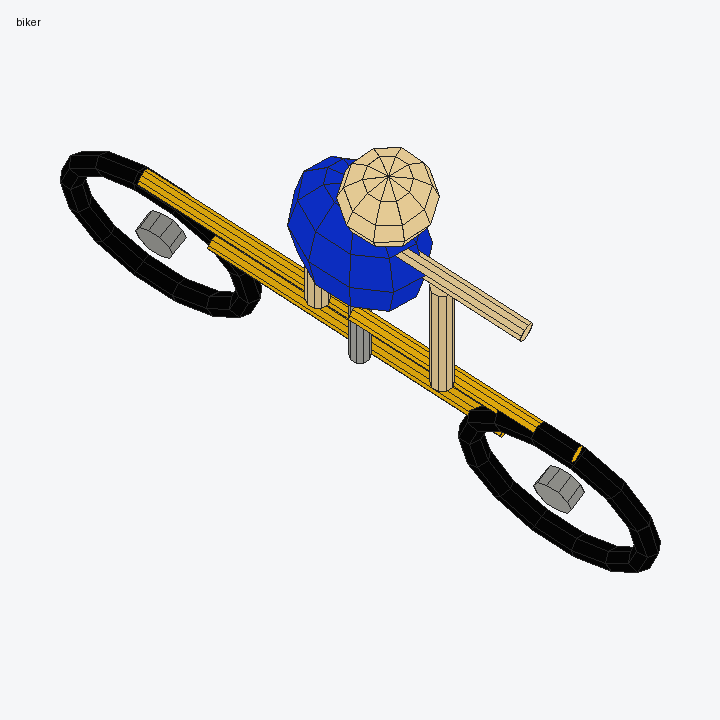
#> input picture porce_runtime/XYT-xabi-yolo-telemetry/_visual_review/biker.png, 720 x 720 px
$ python -i prepare_common_inputs.py   (imports and definitions only)
#> lines starting #> are read from the running program, lines starting #| are printed output that depends on the picture
#> further down, picture is the input picture: PIL image 720x720 RGB; mean R, G, B 226.2, 226.1, 226.8
from __future__ import annotations

import csv
from pathlib import Path

from collections import deque

from PIL import Image, ImageOps


ROOT = Path(__file__).resolve().parents[2]
SRC = ROOT / "XYT-xabi-yolo-telemetry" / "_visual_review"
OUT = ROOT.parent / "papers" / "semantic_proxy_3d" / "experiments_root" / "sppa_sota_benchmark" / "inputs"

OBJECTS = [
    ("cow", "cow"),
    ("biker", "bicycle with rider"),
    ("tree", "tree"),
    ("car", "car"),
    ("truck", "truck"),
    ("tractor", "tractor"),
]


def fit_square(image: Image.Image, size: int = 512) -> Image.Image:
#> called with size = 512
    image = ImageOps.exif_transpose(image).convert("RGBA")
    bbox = image.getbbox()
#> bbox = (0, 0, 720, 720)
    if bbox:
        image = image.crop(bbox)

    # Preserve the source aspect ratio and place it on a clean white square.
    image.thumbnail((size - 32, size - 32), Image.Resampling.LANCZOS)
#> image: PIL image 480x480 RGBA
    canvas = Image.new("RGBA", (size, size), (255, 255, 255, 255))
#> canvas: PIL image 512x512 RGBA; every value is 255
    x = (size - image.width) // 2
#> x = 16
    y = (size - image.height) // 2
#> y = 16
    canvas.alpha_composite(image, (x, y))
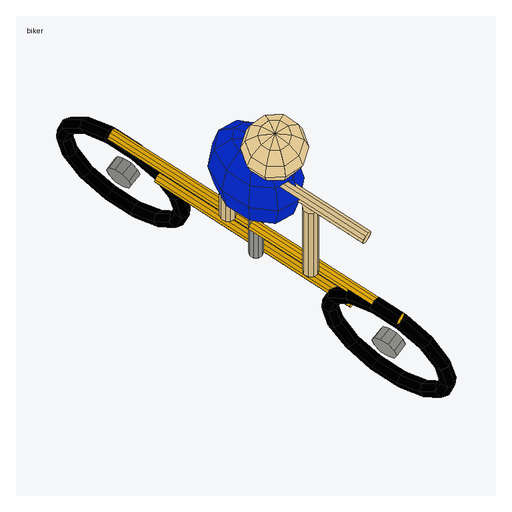
#> canvas: PIL image 512x512 RGBA; mean R, G, B, A 229.6, 229.6, 230.2, 255
    return canvas.convert("RGB")

# [85 lines left out: functions fit_square_rgba, remove_connected_white_background, main, not called in this run]


# [2 lines not run here, left out]

>>> from PIL import Image
>>> picture = Image.open('../../XYT-xabi-yolo-telemetry/_visual_review/biker.png')
>>> result = fit_square(picture)

$ run again, on porce_runtime/XYT-xabi-yolo-telemetry/_visual_review/cow.png
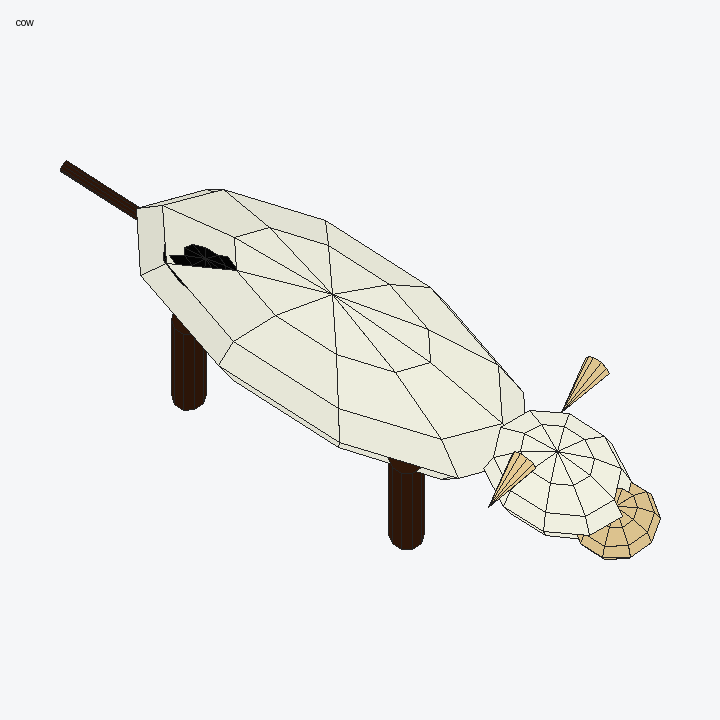
#> input picture porce_runtime/XYT-xabi-yolo-telemetry/_visual_review/cow.png, 720 x 720 px
#> picture is the input picture: PIL image 720x720 RGB; mean R, G, B 237.5, 237.9, 237
#> bbox = (0, 0, 720, 720)
#> in fit_square, `canvas.alpha_composite(image, (x, y))`:
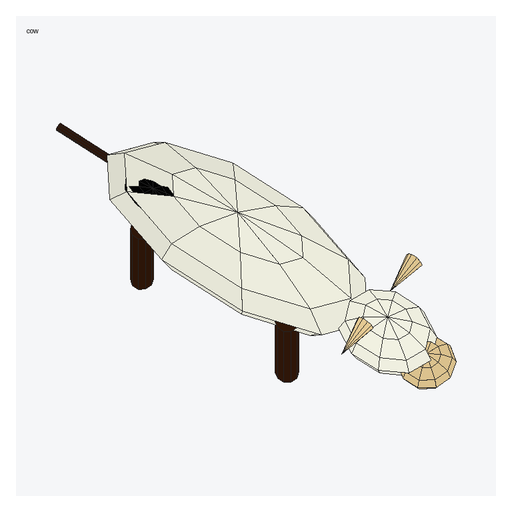
#> canvas: PIL image 512x512 RGBA; mean R, G, B, A 239.6, 239.9, 239.1, 255

$ run again, on porce_runtime/XYT-xabi-yolo-telemetry/_visual_review/tractor.png
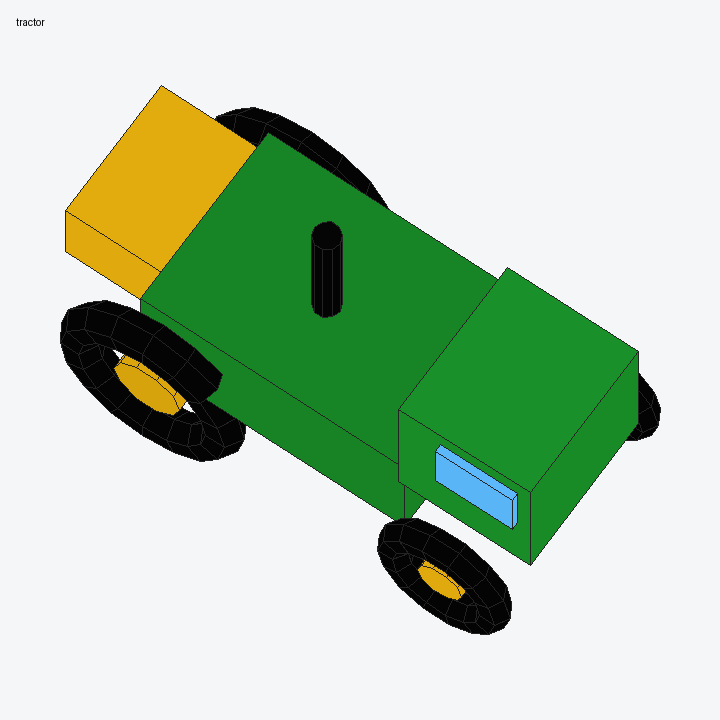
#> input picture porce_runtime/XYT-xabi-yolo-telemetry/_visual_review/tractor.png, 720 x 720 px
#> picture is the input picture: PIL image 720x720 RGB; mean R, G, B 181.3, 203.4, 177.7
#> bbox = (0, 0, 720, 720)
#> in fit_square, `canvas.alpha_composite(image, (x, y))`:
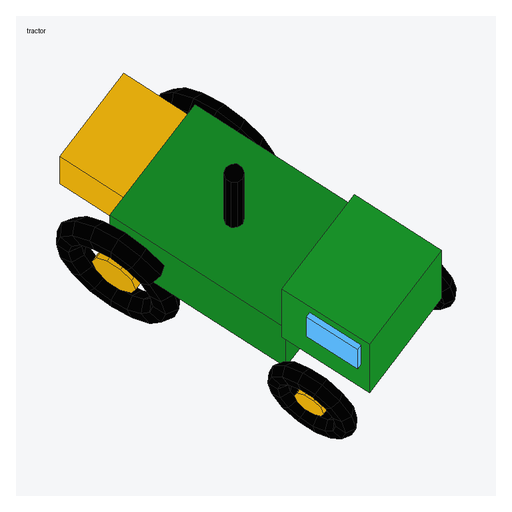
#> canvas: PIL image 512x512 RGBA; mean R, G, B, A 190.3, 209.7, 187, 255

$ run again, on porce_runtime/XYT-xabi-yolo-telemetry/_visual_review/tree.png
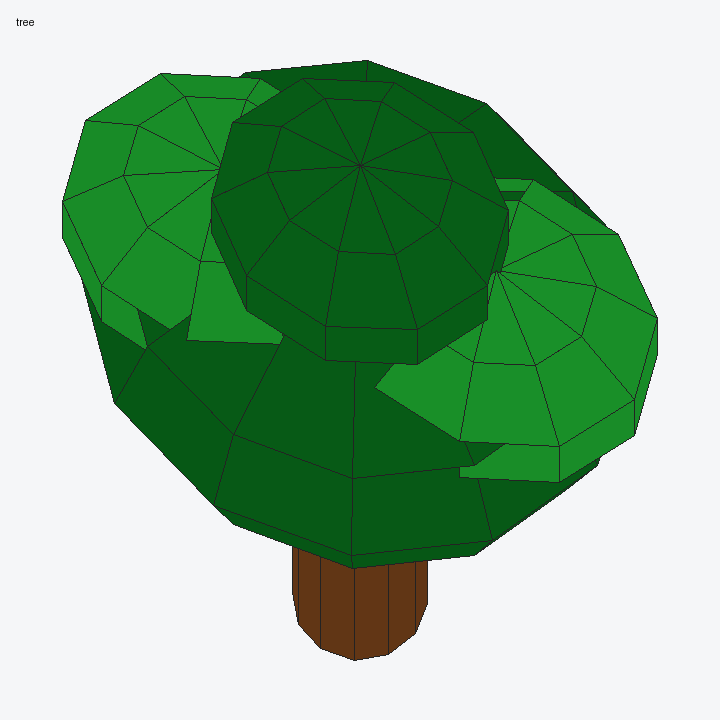
#> input picture porce_runtime/XYT-xabi-yolo-telemetry/_visual_review/tree.png, 720 x 720 px
#> picture is the input picture: PIL image 720x720 RGB; mean R, G, B 141.3, 181.2, 147.7
#> bbox = (0, 0, 720, 720)
#> in fit_square, `canvas.alpha_composite(image, (x, y))`:
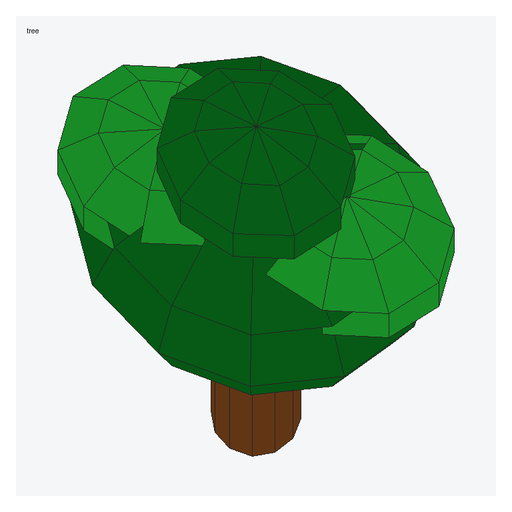
#> canvas: PIL image 512x512 RGBA; mean R, G, B, A 155, 190.1, 160.7, 255
